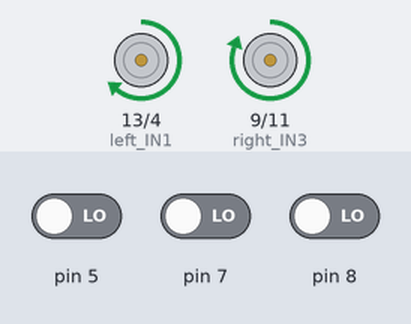
Simulated run of this sketch. Board: Arduino Uno, built with avr-gcc and run on an emulated ATmega328P. On the bench: motor-driver pin pairs drawn as motors (green arrow = first pin HIGH = forward, orange = second pin HIGH = backward, longer = more drive, scaled by the enable pin). Inputs (shaded band) come from the test bench; at power-on: pin 5 LOW, pin 7 LOW, pin 8 LOW.

Above: at 1.2 s.
1.3 s: pin 5 driven HIGH
At 1.8 s:
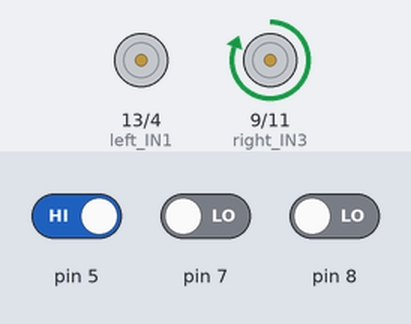
4.3 s: pin 7 driven HIGH
At 5.4 s:
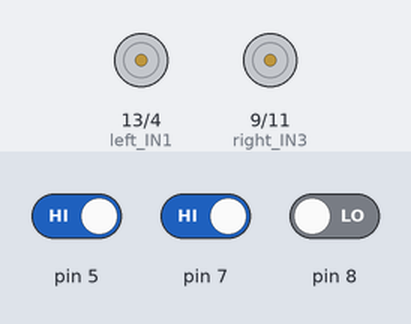
Timing chart, 0 to 7.3 s (numbered marks = the images above; inputs shaded):
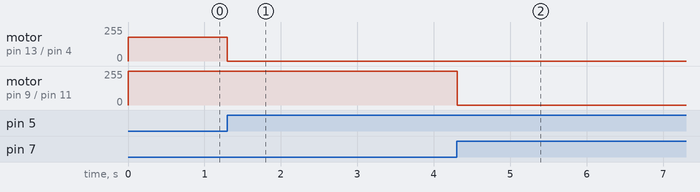

Measured:
- after the input at 1.3 s, motor on pin 13 (left_IN1) / pin 4 (left_IN2): forward 180/255 → stopped at once
- after the input at 4.3 s, motor on pin 9 (right_IN3) / pin 11 (right_IN4): forward 255/255 → stopped at once

The sketch:

original.ino
```cpp
 #include <SoftwareSerial.h>

SoftwareSerial BT(2,3);
char a;
char b;
int right_IN3=9;
int right_IN4=11;
int right_pwm=12;
int left_IN1=13;
int left_IN2=4;
int left_pwm=10;

#define FORWARD 'F'
#define BACKWARD 'B'
#define LEFT 'L'
#define RIGHT 'R'
#define CIRCLE 'C'
#define CROSS 'X'
#define TRIANGLE 'T'
#define SQUARE 'S'
#define START 'A'
#define PAUSE 'P'

void setup() {
BT.begin(9600);
Serial.begin(9600);
  pinMode(5,INPUT);//左
  pinMode(7,INPUT);//右
  pinMode(8,INPUT);//中

  pinMode(4,OUTPUT);
  pinMode(9,OUTPUT);
  pinMode(10,OUTPUT);
  pinMode(11,OUTPUT);
  pinMode(12,OUTPUT);
  pinMode(13,OUTPUT);
}

void stop(){
  digitalWrite(left_IN1,LOW);
  digitalWrite(left_IN2,LOW);
  digitalWrite(right_IN3,LOW);
  digitalWrite(right_IN4,LOW);
  analogWrite(left_pwm,0);
  analogWrite(right_pwm,0);
}//停

void move(){
  digitalWrite(left_IN1,HIGH);
  digitalWrite(left_IN2,LOW);
  digitalWrite(right_IN3,HIGH);
  digitalWrite(right_IN4,LOW);
  analogWrite(left_pwm,180);
  analogWrite(right_pwm,150);
}//動

void left(){
  digitalWrite(left_IN1,LOW);
  digitalWrite(left_IN2,LOW);
  digitalWrite(right_IN3,HIGH);
  digitalWrite(right_IN4,LOW);
  analogWrite(left_pwm,140);
  analogWrite(right_pwm,150);
}//左轉

void right(){
  digitalWrite(left_IN1,HIGH);
  digitalWrite(left_IN2,LOW);
  digitalWrite(right_IN3,LOW);
  digitalWrite(right_IN4,LOW);
  analogWrite(left_pwm,180);
  analogWrite(right_pwm,150);
}//右轉

void back(){
  digitalWrite(left_IN1,LOW);
  digitalWrite(left_IN2,HIGH);
  digitalWrite(right_IN3,LOW);
  digitalWrite(right_IN4,HIGH);
  analogWrite(left_pwm,180);
  analogWrite(right_pwm,150);
}//後退

 void search() {
  // 搜尋黑線邏輯
  for (int i = 0; i < 10; i++) {  // 向左找黑線
    left();
    delay(100);
    if (digitalRead(5) == 1 || digitalRead(8) == 1 || digitalRead(7) == 1) {
      return;  // 找到黑線就結束搜尋
    }
  }

  for (int i = 0; i < 10; i++) {  // 向右找黑線
    right();
    delay(100);
    if (digitalRead(5) == 1 || digitalRead(8) == 1 || digitalRead(7) == 1) {
      return;  // 找到黑線就結束搜尋
    }
  }
}

void excuteA(char a)
{
  switch(a)
  {
    case TRIANGLE:
    move();
    break;
    case BACKWARD:
    back();
    break;
    case LEFT:
    left();
    break;
    case RIGHT:
    right();
    break;
    default:
    stop();
    Serial.println("Unknown Command");
    break;
  }
}

void loop()
 {


if (Serial.available())
  {
    b=Serial.read();
    BT.print(b);

  }

if (digitalRead(5) == 0 && digitalRead(7) == 0&&digitalRead(8)==1) {
    // 左右兩個感測器都偵測到 -> 停止
    move();
    delay(100);

  }
if (digitalRead(5) == 1 && digitalRead(7) == 0) {
    // 右邊感測器偵測到黑線 -> 右轉
    stop();
    left();
    delay(100);
    stop();

  }
if (digitalRead(5) == 0 && digitalRead(7) == 1) {
    // 左邊感測器偵測到黑線 -> 左轉
    stop();
    right();
    delay(100);
    stop();

  }
if(digitalRead(5) == 0&&digitalRead(7) == 0&&digitalRead(8)==0){
  move();
}

if(digitalRead(5) == 1&&digitalRead(7) == 1){
    // 中間感測器偵測到黑線 -> 直行
    stop();
    while(true){
  if(BT.available()){
	a = BT.read();
	Serial.println(a);

  if (a ==TRIANGLE) {
      move();
    } else if (a== BACKWARD) {
      back();
    } else if (a == LEFT) {
      left();
    } else if (a == RIGHT) {
      right();

    } else {
      Serial.println("Unknown Command"); // 顯示未知指令
      stop(); // 停止小車
    }
} //讀取藍芽傳輸訊息
     }
  }

}
```
